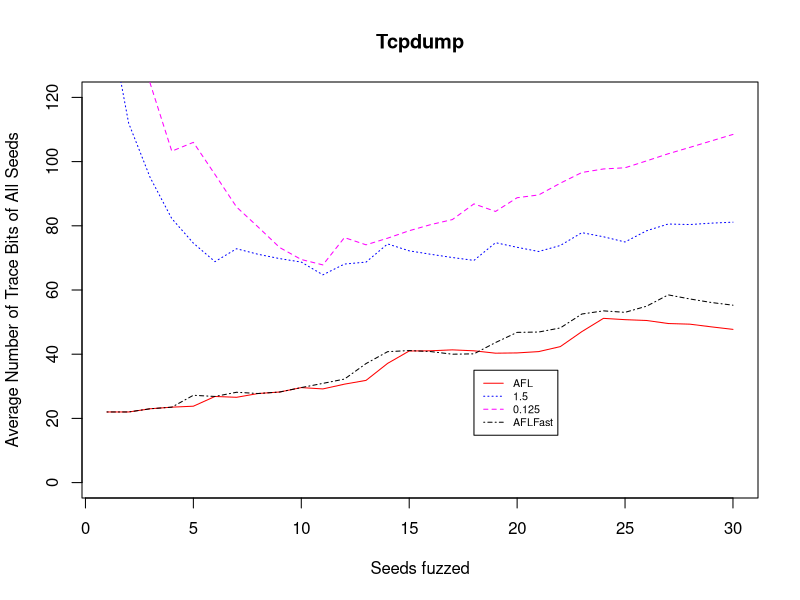

R code for this plot:

# run it with: R -f draw_cov.r
setwd(sprintf("%s/r-samples/asiajcis19", Sys.getenv("HOME")))

pdf_on <- function(fn, output = TRUE) {
    if(output == FALSE) { return(); }
    pdf(fn, width=4, height=4, fonts=c("sans", "mono"), onefile=TRUE)
}

pdf_off <- function(output = TRUE) {
    if(output == FALSE) { return(); }
    dev.off();
}

M <- c(22.000000,22.000000,23.000000,23.500000,23.800000,26.833333,26.571429,27.750000,28.222222,29.600000,29.181818,30.666667,
    31.846154,37.142857,41.000000,41.062500,41.352941,41.055556,40.315789,40.400000,40.809524,42.363636,47.043478,51.166667,
    50.760000,50.500000,49.555556,49.357143,48.517241,47.733333)

T <-c(148.000000,112.000000,95.000000,82.250000,74.600000,68.833333,72.857143,71.125000,69.777778,68.700000,64.727273,68.083333,
    68.692308,74.357143,72.200000,71.125000,70.117647,69.222222,74.736842,73.300000,72.000000,73.863636,77.869565,76.583333,
    74.960000,78.461538,80.555556,80.392857,80.827586,81.133333)

R <-c(146.000000,156.000000,124.333333,103.250000,106.000000,96.000000,85.857143,79.625000,73.222222,69.500000,67.818182,
    76.333333,74.076923,76.142857,78.466667,80.375000,81.941176,86.833333,84.473684,88.750000,89.619048,93.272727,96.608696,
    97.708333,98.080000,100.230769,102.444444,104.428571,106.448276,108.466667)

F <-c(22.000000,22.000000,23.000000,23.500000,27.200000,26.833333,28.142857,27.750000,28.222222,29.600000,30.909091,32.250000,
    37.076923,40.785714,41.133333,40.812500,40.000000,40.111111,43.631579,46.800000,46.904762,48.181818,52.521739,53.500000,
    53.040000,54.961538,58.481481,57.214286,56.103448,55.266667)

pdf_on("./plot/avg_gif2png_hamming_dist_tracebits.pdf");

plot(M,type = "l", col = "red",lty=1, xlab = "Seeds fuzzed", ylab = "Average Number of Trace Bits of All Seeds",ylim=c(0,120),
   main = "Tcpdump")
lines(T, type = "l", col = "blue",lty=3)
lines(R, type = "l", col = "magenta",lty=2)
lines(F, type = "l", col = "black",lty=4)
legend(18,35, legend=c("AFL","1.5","0.125","AFLFast"),
       col=c("red","blue","magenta","black"), lty=c(1,3,2,4), cex=0.65)
pdf_off();
